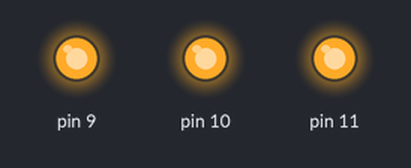
A sketch run on a simulated Arduino Uno, built with avr-gcc and run on an emulated ATmega328P. On the bench: output pins drawn as LEDs (lit = HIGH).

Above: at 0.1 s.
At 4.6 s:
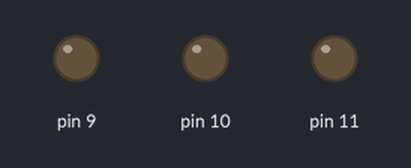
At 9.8 s:
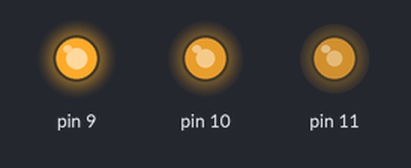
At 19.6 s:
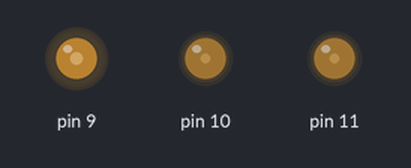
At 29.3 s:
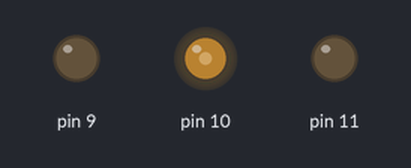
At 39.1 s:
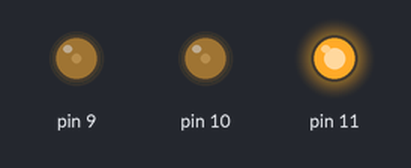
Timing chart, 0 to 40.0 s (numbered marks = the images above):
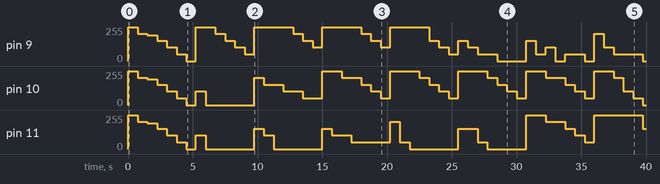

The sketch:

Todas_as_cores_do_led_RGB.ino
```cpp
// Todas as cores do led RGB

void setup()
{
  pinMode(9, OUTPUT);
  pinMode(10, OUTPUT);
  pinMode(11, OUTPUT);
}

void loop()
{
  // todas as cores do led rgb
  analogWrite(9, 255);
  analogWrite(10, 255);
  analogWrite(11, 255);
  delay(750); // Wait for 750 millisecond(s)
  analogWrite(9, 204);
  analogWrite(10, 204);
  analogWrite(11, 204);
  delay(750); // Wait for 750 millisecond(s)
  analogWrite(9, 192);
  analogWrite(10, 192);
  analogWrite(11, 192);
  delay(750); // Wait for 750 millisecond(s)
  analogWrite(9, 153);
  analogWrite(10, 153);
  analogWrite(11, 153);
  delay(750); // Wait for 750 millisecond(s)
  analogWrite(9, 102);
  analogWrite(10, 102);
  analogWrite(11, 102);
  delay(750); // Wait for 750 millisecond(s)
  analogWrite(9, 51);
  analogWrite(10, 51);
  analogWrite(11, 51);
  delay(750); // Wait for 750 millisecond(s)
  analogWrite(9, 0);
  analogWrite(10, 0);
  analogWrite(11, 0);
  delay(750); // Wait for 750 millisecond(s)
  analogWrite(9, 255);
  analogWrite(10, 204);
  analogWrite(11, 204);
  analogWrite(9, 255);
  analogWrite(10, 102);
  analogWrite(11, 102);
  delay(750); // Wait for 750 millisecond(s)
  analogWrite(9, 255);
  analogWrite(10, 0);
  analogWrite(11, 0);
  delay(750); // Wait for 750 millisecond(s)
  analogWrite(9, 204);
  analogWrite(10, 0);
  analogWrite(11, 0);
  delay(750); // Wait for 750 millisecond(s)
  analogWrite(9, 153);
  analogWrite(10, 0);
  analogWrite(11, 0);
  delay(750); // Wait for 750 millisecond(s)
  analogWrite(9, 102);
  analogWrite(10, 0);
  analogWrite(11, 0);
  delay(750); // Wait for 750 millisecond(s)
  analogWrite(9, 51);
  analogWrite(10, 0);
  analogWrite(11, 0);
  delay(750); // Wait for 750 millisecond(s)
  analogWrite(9, 255);
  analogWrite(10, 204);
  analogWrite(11, 153);
  delay(750); // Wait for 750 millisecond(s)
  analogWrite(9, 255);
  analogWrite(10, 153);
  analogWrite(11, 102);
  delay(750); // Wait for 750 millisecond(s)
  analogWrite(9, 255);
  analogWrite(10, 153);
  analogWrite(11, 0);
  delay(750); // Wait for 750 millisecond(s)
  analogWrite(9, 255);
  analogWrite(10, 102);
  analogWrite(11, 0);
  delay(750); // Wait for 750 millisecond(s)
  analogWrite(9, 204);
  analogWrite(10, 102);
  analogWrite(11, 0);
  delay(750); // Wait for 750 millisecond(s)
  analogWrite(9, 153);
  analogWrite(10, 51);
  analogWrite(11, 0);
  delay(750); // Wait for 750 millisecond(s)
  analogWrite(9, 102);
  analogWrite(10, 51);
  analogWrite(11, 0);
  delay(750); // Wait for 750 millisecond(s)
  analogWrite(9, 255);
  analogWrite(10, 255);
  analogWrite(11, 153);
  delay(750); // Wait for 750 millisecond(s)
  analogWrite(9, 255);
  analogWrite(10, 255);
  analogWrite(11, 102);
  delay(750); // Wait for 750 millisecond(s)
  analogWrite(9, 255);
  analogWrite(10, 204);
  analogWrite(11, 102);
  delay(750); // Wait for 750 millisecond(s)
  analogWrite(9, 255);
  analogWrite(10, 204);
  analogWrite(11, 51);
  delay(750); // Wait for 750 millisecond(s)
  analogWrite(9, 204);
  analogWrite(10, 153);
  analogWrite(11, 51);
  delay(750); // Wait for 750 millisecond(s)
  analogWrite(9, 153);
  analogWrite(10, 102);
  analogWrite(11, 51);
  delay(750); // Wait for 750 millisecond(s)
  analogWrite(9, 102);
  analogWrite(10, 51);
  analogWrite(11, 51);
  delay(750); // Wait for 750 millisecond(s)
  analogWrite(9, 255);
  analogWrite(10, 255);
  analogWrite(11, 204);
  delay(750); // Wait for 750 millisecond(s)
  analogWrite(9, 255);
  analogWrite(10, 255);
  analogWrite(11, 51);
  delay(750); // Wait for 750 millisecond(s)
  analogWrite(9, 255);
  analogWrite(10, 255);
  analogWrite(11, 0);
  delay(750); // Wait for 750 millisecond(s)
  analogWrite(9, 255);
  analogWrite(10, 204);
  analogWrite(11, 0);
  delay(750); // Wait for 750 millisecond(s)
  analogWrite(9, 153);
  analogWrite(10, 153);
  analogWrite(11, 0);
  delay(750); // Wait for 750 millisecond(s)
  analogWrite(9, 102);
  analogWrite(10, 102);
  analogWrite(11, 0);
  delay(750); // Wait for 750 millisecond(s)
  analogWrite(9, 51);
  analogWrite(10, 51);
  analogWrite(11, 0);
  delay(750); // Wait for 750 millisecond(s)
  analogWrite(9, 153);
  analogWrite(10, 255);
  analogWrite(11, 153);
  delay(750); // Wait for 750 millisecond(s)
  analogWrite(9, 102);
  analogWrite(10, 255);
  analogWrite(11, 153);
  delay(750); // Wait for 750 millisecond(s)
  analogWrite(9, 51);
  analogWrite(10, 255);
  analogWrite(11, 51);
  delay(750); // Wait for 750 millisecond(s)
  analogWrite(9, 51);
  analogWrite(10, 204);
  analogWrite(11, 0);
  delay(750); // Wait for 750 millisecond(s)
  analogWrite(9, 0);
  analogWrite(10, 153);
  analogWrite(11, 0);
  delay(750); // Wait for 750 millisecond(s)
  analogWrite(9, 0);
  analogWrite(10, 102);
  analogWrite(11, 0);
  delay(750); // Wait for 750 millisecond(s)
  analogWrite(9, 0);
  analogWrite(10, 51);
  analogWrite(11, 0);
  delay(750); // Wait for 750 millisecond(s)
  analogWrite(9, 153);
  analogWrite(10, 255);
  analogWrite(11, 255);
  delay(750); // Wait for 750 millisecond(s)
  analogWrite(9, 51);
  analogWrite(10, 255);
  analogWrite(11, 255);
  delay(750); // Wait for 750 millisecond(s)
  analogWrite(9, 102);
  analogWrite(10, 204);
  analogWrite(11, 204);
  delay(750); // Wait for 750 millisecond(s)
  analogWrite(9, 0);
  analogWrite(10, 204);
  analogWrite(11, 204);
  delay(750); // Wait for 750 millisecond(s)
  analogWrite(9, 51);
  analogWrite(10, 153);
  analogWrite(11, 153);
  delay(750); // Wait for 750 millisecond(s)
  analogWrite(9, 51);
  analogWrite(10, 102);
  analogWrite(11, 102);
  delay(750); // Wait for 750 millisecond(s)
  analogWrite(9, 0);
  analogWrite(10, 51);
  analogWrite(11, 51);
  delay(750); // Wait for 750 millisecond(s)
  analogWrite(9, 204);
  analogWrite(10, 255);
  analogWrite(11, 255);
  delay(750); // Wait for 750 millisecond(s)
  analogWrite(9, 102);
  analogWrite(10, 255);
  analogWrite(11, 255);
  delay(750); // Wait for 750 millisecond(s)
  analogWrite(9, 51);
  analogWrite(10, 204);
  analogWrite(11, 255);
  delay(750); // Wait for 750 millisecond(s)
  analogWrite(9, 51);
  analogWrite(10, 102);
  analogWrite(11, 255);
  delay(750); // Wait for 750 millisecond(s)
  analogWrite(9, 51);
  analogWrite(10, 51);
  analogWrite(11, 255);
  delay(750); // Wait for 750 millisecond(s)
  analogWrite(9, 0);
  analogWrite(10, 0);
  analogWrite(11, 153);
  delay(750); // Wait for 750 millisecond(s)
  analogWrite(9, 0);
  analogWrite(10, 0);
  analogWrite(11, 102);
  delay(750); // Wait for 750 millisecond(s)
  analogWrite(9, 204);
  analogWrite(10, 204);
  analogWrite(11, 255);
  delay(750); // Wait for 750 millisecond(s)
  analogWrite(9, 153);
  analogWrite(10, 153);
  analogWrite(11, 255);
  delay(750); // Wait for 750 millisecond(s)
  analogWrite(9, 102);
  analogWrite(10, 102);
  analogWrite(11, 204);
  delay(750); // Wait for 750 millisecond(s)
  analogWrite(9, 102);
  analogWrite(10, 51);
  analogWrite(11, 255);
  delay(750); // Wait for 750 millisecond(s)
  analogWrite(9, 102);
  analogWrite(10, 0);
  analogWrite(11, 204);
  delay(750); // Wait for 750 millisecond(s)
  analogWrite(9, 51);
  analogWrite(10, 51);
  analogWrite(11, 153);
  delay(750); // Wait for 750 millisecond(s)
  analogWrite(9, 51);
  analogWrite(10, 0);
  analogWrite(11, 153);
  delay(750); // Wait for 750 millisecond(s)
  analogWrite(9, 255);
  analogWrite(10, 204);
  analogWrite(11, 255);
  delay(750); // Wait for 750 millisecond(s)
  analogWrite(9, 255);
  analogWrite(10, 153);
  analogWrite(11, 255);
  delay(750); // Wait for 750 millisecond(s)
  analogWrite(9, 204);
  analogWrite(10, 102);
  analogWrite(11, 204);
  delay(750); // Wait for 750 millisecond(s)
  analogWrite(9, 204);
  analogWrite(10, 51);
  analogWrite(11, 204);
  delay(750); // Wait for 750 millisecond(s)
  analogWrite(9, 153);
  analogWrite(10, 51);
  analogWrite(11, 153);
  delay(750); // Wait for 750 millisecond(s)
  analogWrite(9, 102);
  analogWrite(10, 51);
  analogWrite(11, 102);
  delay(750); // Wait for 750 millisecond(s)
  analogWrite(9, 51);
  analogWrite(10, 0);
  analogWrite(11, 51);
  delay(750); // Wait for 750 millisecond(s)
}
```

Measured:
- by itself, pin 9: 0/255 → 255/255 at 0.00 s, → 204/255 0.75 s later, → 192/255 0.75 s later, → 153/255 0.75 s later, … (38 changes in this stretch)
